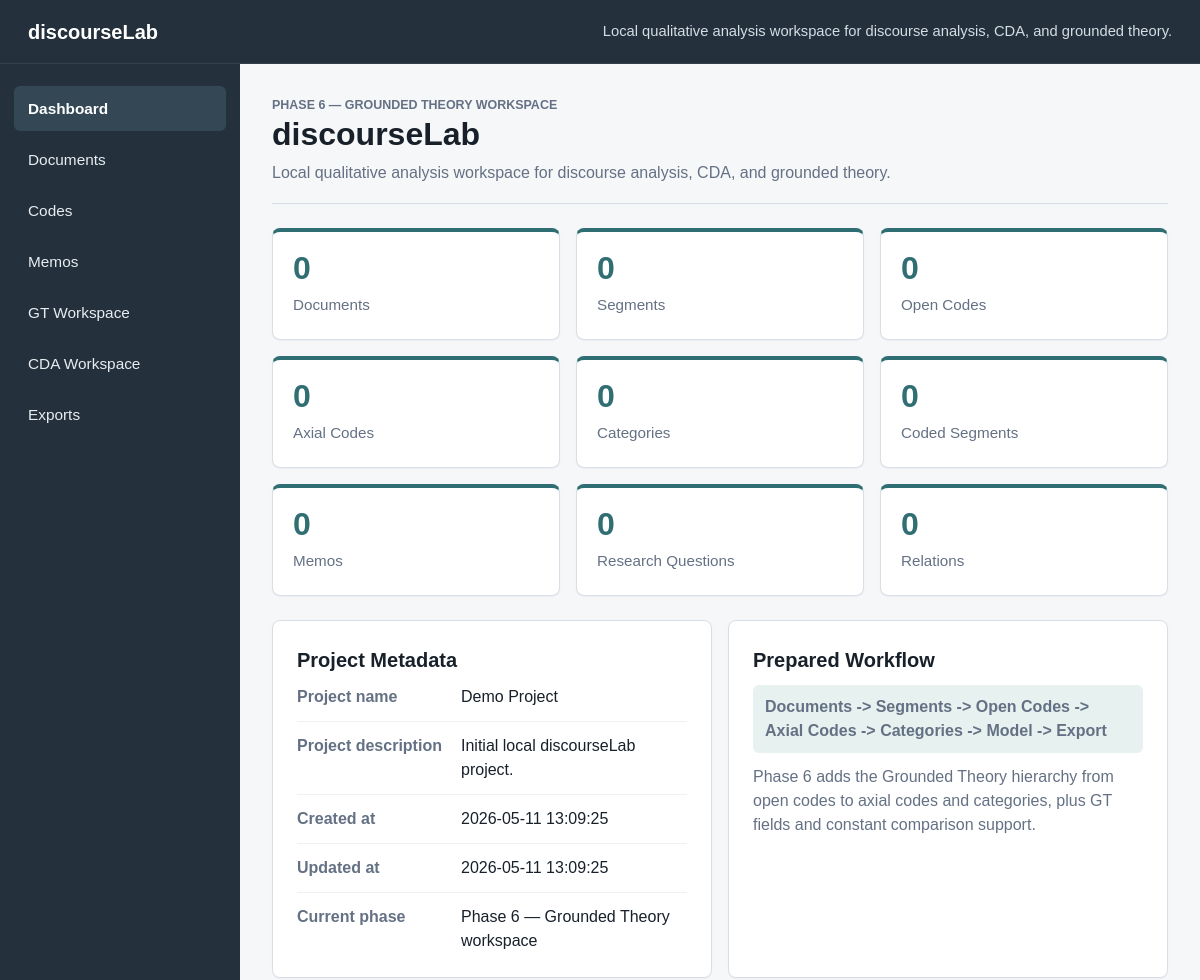
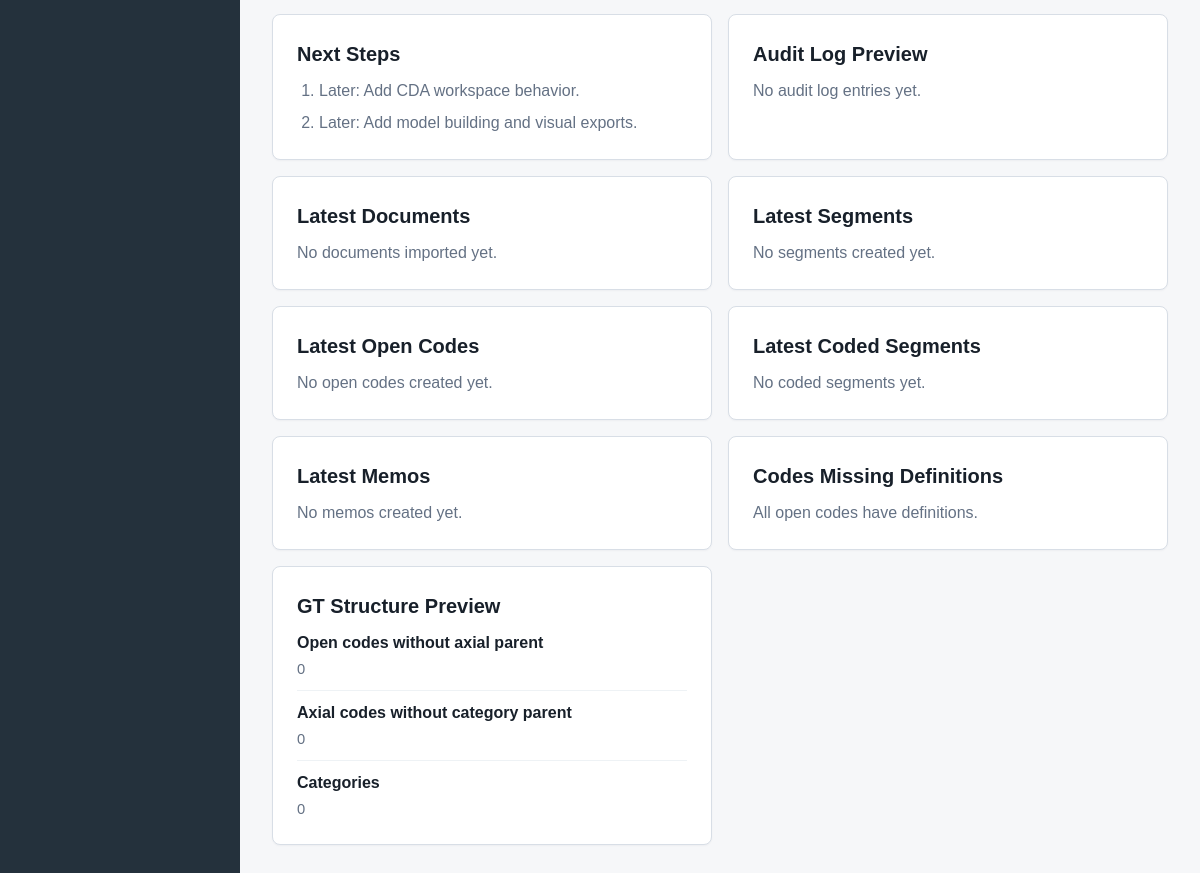
Before: / with the older database file (2 pictures, top to bottom).
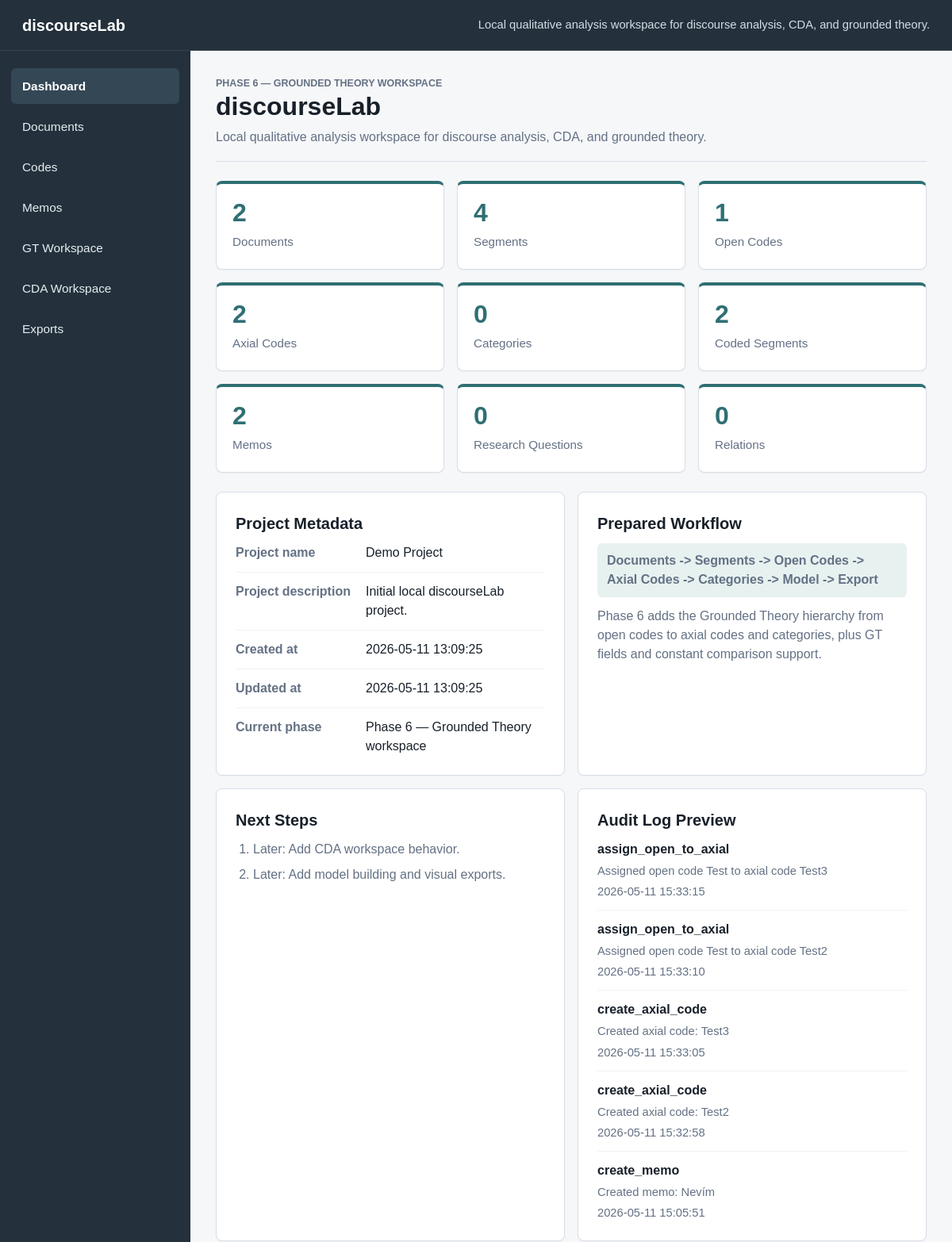
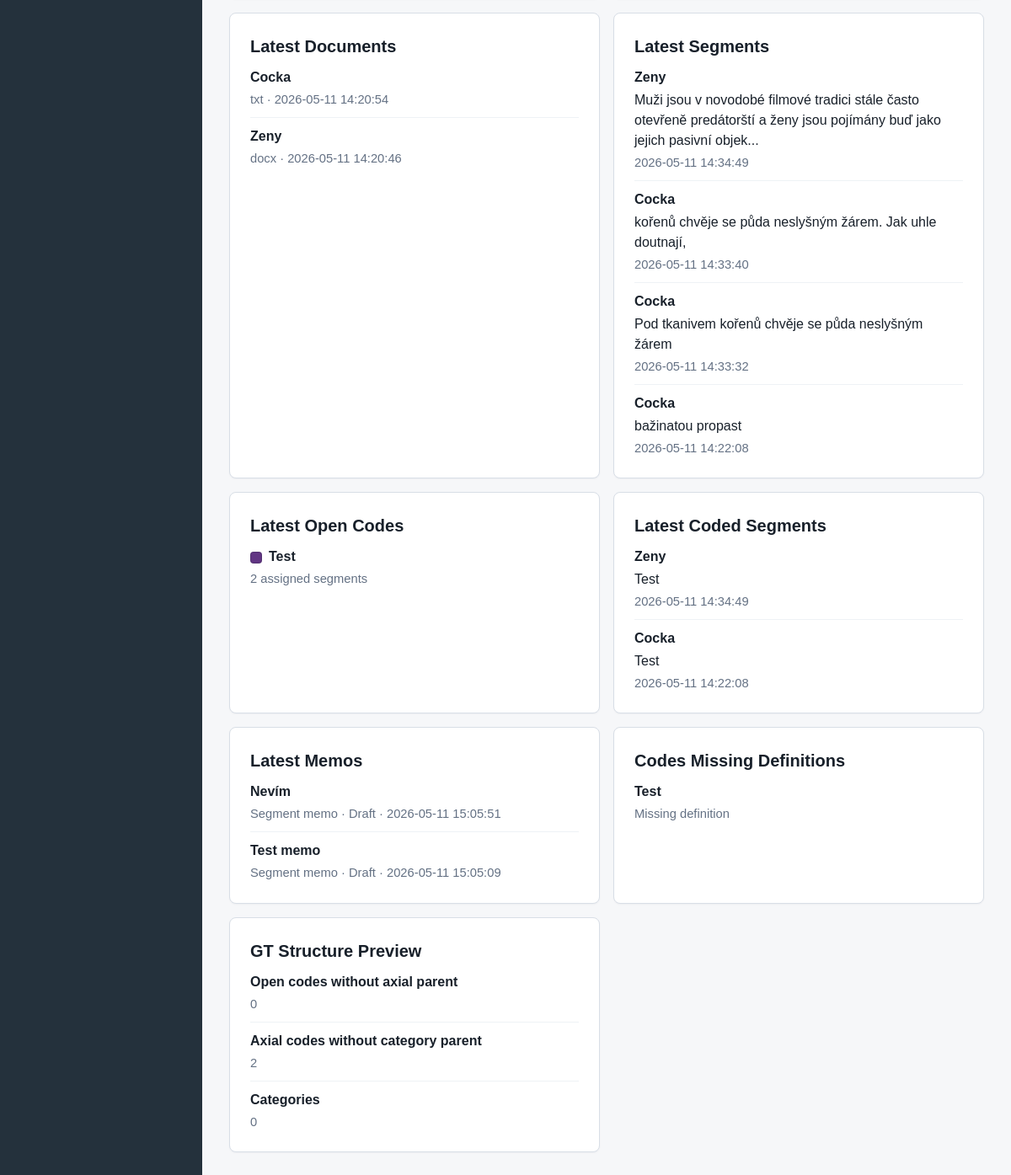
After: the same page with the newer database file (2 pictures, top to bottom).
### tables this page shows
CREATE TABLE projects (
    id INTEGER PRIMARY KEY AUTOINCREMENT,
    name TEXT NOT NULL,
    description TEXT,
    created_at TEXT NOT NULL DEFAULT CURRENT_TIMESTAMP,
    updated_at TEXT NOT NULL DEFAULT CURRENT_TIMESTAMP
);

CREATE TABLE audit_log (
    id INTEGER PRIMARY KEY AUTOINCREMENT,
    project_id INTEGER,
    entity_type TEXT NOT NULL,
    entity_id INTEGER,
    action TEXT NOT NULL,
    details TEXT,
    created_at TEXT NOT NULL DEFAULT CURRENT_TIMESTAMP,
    FOREIGN KEY (project_id) REFERENCES projects (id) ON DELETE SET NULL
);

CREATE TABLE documents (
    id INTEGER PRIMARY KEY AUTOINCREMENT,
    project_id INTEGER NOT NULL,
    title TEXT NOT NULL,
    original_filename TEXT,
    file_type TEXT,
    text_content TEXT,
    note TEXT,
    created_at TEXT NOT NULL DEFAULT CURRENT_TIMESTAMP,
    updated_at TEXT NOT NULL DEFAULT CURRENT_TIMESTAMP,
    FOREIGN KEY (project_id) REFERENCES projects (id) ON DELETE CASCADE
);

CREATE TABLE segments (
    id INTEGER PRIMARY KEY AUTOINCREMENT,
    document_id INTEGER NOT NULL,
    selected_text TEXT NOT NULL,
    start_offset INTEGER NOT NULL,
    end_offset INTEGER NOT NULL,
    note TEXT,
    created_at TEXT NOT NULL DEFAULT CURRENT_TIMESTAMP,
    updated_at TEXT NOT NULL DEFAULT CURRENT_TIMESTAMP, name TEXT,
    FOREIGN KEY (document_id) REFERENCES documents (id) ON DELETE CASCADE
);

CREATE TABLE codes (
    id INTEGER PRIMARY KEY AUTOINCREMENT,
    project_id INTEGER NOT NULL,
    name TEXT NOT NULL,
    description TEXT,
    code_type TEXT NOT NULL DEFAULT 'open',
    color TEXT NOT NULL DEFAULT '#2563eb',
    parent_id INTEGER,
    definition TEXT,
    include_when TEXT,
    exclude_when TEXT,
    example TEXT,
    analytical_note TEXT,
    created_at TEXT NOT NULL DEFAULT CURRENT_TIMESTAMP,
    updated_at TEXT NOT NULL DEFAULT CURRENT_TIMESTAMP, gt_conditions TEXT, gt_context TEXT, gt_actions_interactions TEXT, gt_consequences TEXT, gt_properties TEXT, gt_dimensions TEXT, gt_theoretical_note TEXT,
    FOREIGN KEY (project_id) REFERENCES projects (id) ON DELETE CASCADE,
    FOREIGN KEY (parent_id) REFERENCES codes (id) ON DELETE SET NULL
);

CREATE TABLE memos (
    id INTEGER PRIMARY KEY AUTOINCREMENT,
    project_id INTEGER NOT NULL,
    title TEXT NOT NULL,
    body TEXT,
    memo_type TEXT NOT NULL DEFAULT 'analytic',
    linked_entity_type TEXT,
    linked_entity_id INTEGER,
    status TEXT NOT NULL DEFAULT 'draft',
    created_at TEXT NOT NULL DEFAULT CURRENT_TIMESTAMP,
    updated_at TEXT NOT NULL DEFAULT CURRENT_TIMESTAMP,
    FOREIGN KEY (project_id) REFERENCES projects (id) ON DELETE CASCADE
);

### app.py (the view)
    @app.route("/")
    def dashboard():
        active_project = get_active_project()
        counts = get_dashboard_counts(active_project["id"])
        audit_entries = get_latest_audit_entries(active_project["id"])
        latest_documents = get_latest_documents(active_project["id"])
        latest_segments = get_latest_segments(active_project["id"])
        latest_open_codes = get_latest_open_codes(active_project["id"])
        latest_coded_segments = get_latest_coded_segments(active_project["id"])
        latest_memos = get_latest_memos(active_project["id"])
        codes_missing_definitions = get_codes_missing_definitions(active_project["id"])
        gt_preview = get_gt_structure_preview(active_project["id"])
        return render_template(
            "dashboard.html",
            title="Dashboard",
            active_page="dashboard",
            active_project=active_project,
            counts=counts,
            audit_entries=audit_entries,
            latest_documents=latest_documents,
            latest_segments=latest_segments,
            latest_open_codes=latest_open_codes,
            latest_coded_segments=latest_coded_segments,
            latest_memos=latest_memos,
            codes_missing_definitions=codes_missing_definitions,
            gt_preview=gt_preview,
            current_phase=CURRENT_PHASE_LABEL,
            memo_type_labels=MEMO_TYPES,
            memo_status_labels=MEMO_STATUSES,
        )

### templates/dashboard.html
{% extends "base.html" %}
{% block content %}
<section class="page-header dashboard-title">
    <p class="eyebrow">{{ current_phase }}</p>
    <h1>discourseLab</h1>
    <p>Local qualitative analysis workspace for discourse analysis, CDA, and grounded theory.</p>
</section>
<section class="metrics-grid" aria-label="Project counts">
    <article class="metric-card">
        <span class="metric-value">{{ counts.documents }}</span>
        <span class="metric-label">Documents</span>
    </article>
    <article class="metric-card">
        <span class="metric-value">{{ counts.segments }}</span>
        <span class="metric-label">Segments</span>
    </article>
    <article class="metric-card">
        <span class="metric-value">{{ counts.open_codes }}</span>
        <span class="metric-label">Open Codes</span>
    </article>
    <article class="metric-card">
        <span class="metric-value">{{ counts.axial_codes }}</span>
        <span class="metric-label">Axial Codes</span>
    </article>
    <article class="metric-card">
        <span class="metric-value">{{ counts.categories }}</span>
        <span class="metric-label">Categories</span>
    </article>
    <article class="metric-card">
        <span class="metric-value">{{ counts.coded_segments }}</span>
        <span class="metric-label">Coded Segments</span>
    </article>
    <article class="metric-card">
        <span class="metric-value">{{ counts.memos }}</span>
        <span class="metric-label">Memos</span>
    </article>
    <article class="metric-card">
        <span class="metric-value">{{ counts.research_questions }}</span>
        <span class="metric-label">Research Questions</span>
    </article>
    <article class="metric-card">
        <span class="metric-value">{{ counts.relations }}</span>
        <span class="metric-label">Relations</span>
    </article>
</section>
<section class="dashboard-grid">
    <article class="info-panel">
        <h2>Project Metadata</h2>
        <dl class="metadata-list">
            <div>
                <dt>Project name</dt>
                <dd>{{ active_project.name }}</dd>
            </div>
            <div>
                <dt>Project description</dt>
                <dd>{{ active_project.description }}</dd>
            </div>
            <div>
                <dt>Created at</dt>
                <dd>{{ active_project.created_at }}</dd>
            </div>
            <div>
                <dt>Updated at</dt>
                <dd>{{ active_project.updated_at }}</dd>
            </div>
            <div>
                <dt>Current phase</dt>
                <dd>{{ current_phase }}</dd>
            </div>
        </dl>
    </article>
    <article class="info-panel">
        <h2>Prepared Workflow</h2>
        <p class="workflow-line">Documents -> Segments -> Open Codes -> Axial Codes -> Categories -> Model -> Export</p>
        <p>
            Phase 6 adds the Grounded Theory hierarchy from open codes to axial codes
            and categories, plus GT fields and constant comparison support.
        </p>
    </article>
    <article class="info-panel">
        <h2>Next Steps</h2>
        <ol class="next-steps">
            <li>Later: Add CDA workspace behavior.</li>
            <li>Later: Add model building and visual exports.</li>
        </ol>
    </article>
    <article class="info-panel">
        <h2>Audit Log Preview</h2>
        {% if audit_entries %}
            <ul class="audit-list">
                {% for entry in audit_entries %}
                    <li>
                        <span class="audit-action">{{ entry.action }}</span>
                        <span class="audit-details">{{ entry.details }}</span>
                        <span class="audit-time">{{ entry.created_at }}</span>
                    </li>
                {% endfor %}
            </ul>
        {% else %}
            <p>No audit log entries yet.</p>
        {% endif %}
    </article>
    <article class="info-panel">
        <h2>Latest Documents</h2>
        {% if latest_documents %}
            <ul class="compact-list">
                {% for document in latest_documents %}
                    <li>
                        <span>{{ document.title }}</span>
                        <span>{{ document.file_type }} · {{ document.created_at }}</span>
                    </li>
                {% endfor %}
            </ul>
        {% else %}
            <p>No documents imported yet.</p>
        {% endif %}
    </article>
    <article class="info-panel">
        <h2>Latest Segments</h2>
        {% if latest_segments %}
            <ul class="compact-list">
                {% for segment in latest_segments %}
                    <li>
                        <span>{{ segment.name or segment.document_title }}</span>
                        <span>{{ segment.selected_text[:120] }}{% if segment.selected_text|length > 120 %}...{% endif %}</span>
                        <span>{{ segment.created_at }}</span>
                    </li>
                {% endfor %}
            </ul>
        {% else %}
            <p>No segments created yet.</p>
        {% endif %}
    </article>
    <article class="info-panel">
        <h2>Latest Open Codes</h2>
        {% if latest_open_codes %}
            <ul class="compact-list">
                {% for code in latest_open_codes %}
                    <li>
                        <span><span class="color-swatch small" style="background: {{ code.color }}"></span>{{ code.name }}</span>
                        <span>{{ code.assigned_segment_count }} assigned segments</span>
                    </li>
                {% endfor %}
            </ul>
        {% else %}
            <p>No open codes created yet.</p>
        {% endif %}
    </article>
    <article class="info-panel">
        <h2>Latest Coded Segments</h2>
        {% if latest_coded_segments %}
            <ul class="compact-list">
                {% for segment in latest_coded_segments %}
                    <li>
                        <span>{{ segment.name or segment.document_title }}</span>
                        <span>{{ segment.code_names }}</span>
                        <span>{{ segment.created_at }}</span>
                    </li>
                {% endfor %}
            </ul>
        {% else %}
            <p>No coded segments yet.</p>
        {% endif %}
    </article>
    <article class="info-panel">
        <h2>Latest Memos</h2>
        {% if latest_memos %}
            <ul class="compact-list">
                {% for memo in latest_memos %}
                    <li>
                        <span>{{ memo.title }}</span>
                        <span>{{ memo_type_labels[memo.memo_type] }} · {{ memo_status_labels[memo.status] }} · {{ memo.created_at }}</span>
                    </li>
                {% endfor %}
            </ul>
        {% else %}
            <p>No memos created yet.</p>
        {% endif %}
    </article>
    <article class="info-panel">
        <h2>Codes Missing Definitions</h2>
        {% if codes_missing_definitions %}
            <ul class="compact-list">
                {% for code in codes_missing_definitions %}
                    <li>
                        <span>{{ code.name }}</span>
                        <span>Missing definition</span>
                    </li>
                {% endfor %}
            </ul>
        {% else %}
            <p>All open codes have definitions.</p>
        {% endif %}
    </article>
    <article class="info-panel">
        <h2>GT Structure Preview</h2>
        <ul class="compact-list">
            <li><span>Open codes without axial parent</span><span>{{ gt_preview.open_without_axial }}</span></li>
            <li><span>Axial codes without category parent</span><span>{{ gt_preview.axial_without_category }}</span></li>
            <li><span>Categories</span><span>{{ gt_preview.categories }}</span></li>
        </ul>
    </article>
</section>
{% endblock %}

### templates/base.html (shortened to what this page needs)
<!doctype html>
<html lang="en">
<head>
    <link rel="stylesheet" href="{{ url_for('static', filename='style.css') }}">
</head>
<body>
    <div class="app-shell">
        <header class="topbar">
            <div class="app-name">discourseLab</div>
            <div class="app-context">Local qualitative analysis workspace for discourse analysis, CDA, and grounded theory.</div>
        </header>
        <aside class="sidebar" aria-label="Main navigation">
            <nav class="sidebar-nav">
                <a href="{{ url_for('dashboard') }}" class="{{ 'active' if active_page == 'dashboard' else '' }}">Dashboard</a>
                <a href="{{ url_for('documents') }}" class="{{ 'active' if active_page == 'documents' else '' }}">Documents</a>
                <a href="{{ url_for('codes') }}" class="{{ 'active' if active_page == 'codes' else '' }}">Codes</a>
                <a href="{{ url_for('memos') }}" class="{{ 'active' if active_page == 'memos' else '' }}">Memos</a>
                <a href="{{ url_for('gt_workspace') }}" class="{{ 'active' if active_page == 'gt' else '' }}">GT Workspace</a>
                <a href="{{ url_for('cda_workspace') }}" class="{{ 'active' if active_page == 'cda' else '' }}">CDA Workspace</a>
                <a href="{{ url_for('exports') }}" class="{{ 'active' if active_page == 'exports' else '' }}">Exports</a>
            </nav>
        </aside>
        <main class="content">
            {% block content %}{% endblock %}
        </main>
    </div>
</body>
</html>

Changed rows visible on the page:
added audit_log: action "assign_open_to_axial", details "Assigned open code Test to axial code Test3", created_at "2026-05-11 15:33:15"
added audit_log: action "assign_open_to_axial", details "Assigned open code Test to axial code Test2", created_at "2026-05-11 15:33:10"
added audit_log: action "create_axial_code", details "Created axial code: Test3", created_at "2026-05-11 15:33:05"
added audit_log: action "create_axial_code", details "Created axial code: Test2", created_at "2026-05-11 15:32:58"
added audit_log: action "create_memo", details "Created memo: Nevím", created_at "2026-05-11 15:05:51"
added documents: title "Cocka", file_type "txt", created_at "2026-05-11 14:20:54"
added documents: title "Zeny", file_type "docx", created_at "2026-05-11 14:20:46"
added segments: title "Zeny", selected_text "Muži jsou v novodobé filmové tradici stále často otevřeně predátorští a ženy jsou pojímány buď jako jejich pasivní objek", created_at "2026-05-11 14:34:49", name "Zeny", code_names "Test"
added segments: title "Cocka", selected_text "kořenů chvěje se půda neslyšným žárem. Jak uhle doutnají,", created_at "2026-05-11 14:33:40", shown under "Latest Segments"
added segments: title "Cocka", selected_text "Pod tkanivem kořenů chvěje se půda neslyšným žárem", created_at "2026-05-11 14:33:32", shown under "Latest Segments"
added segments: title "Cocka", selected_text "bažinatou propast", created_at "2026-05-11 14:22:08", name "Cocka", code_names "Test"
added codes: name "Test", assigned_segment_count "2"
added memos: title "Nevím", memo_type "Segment memo", status "Draft", created_at "2026-05-11 15:05:51"
added memos: title "Test memo", memo_type "Segment memo", status "Draft", created_at "2026-05-11 15:05:09"
Other visible differences:
{{ counts.documents }}: "0" → "2"
{{ counts.segments }}: "0" → "4"
{{ counts.open_codes }}: "0" → "1"
{{ counts.axial_codes }}: "0" → "2"
{{ counts.coded_segments }}: "0" → "2"
{{ counts.memos }}: "0" → "2"
{{ gt_preview.axial_without_category }}: "0" → "2"
text no longer shown: "No audit log entries yet. No documents imported yet. No segments created yet. No open codes created yet. No coded segments yet. No memos created yet. All open codes have definitions."
